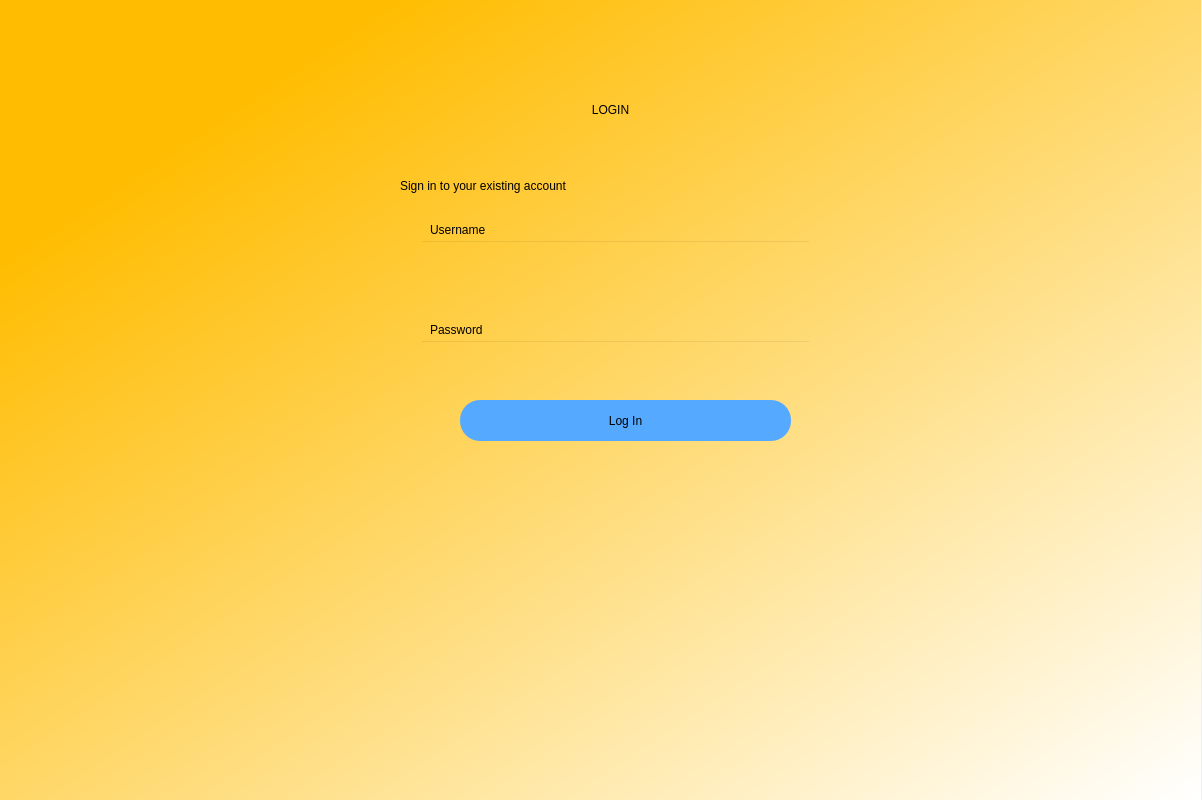
<?xml version="1.0" encoding="UTF-8"?>
<ui version="4.0">
 <class>Dialog</class>
 <widget class="QDialog" name="Dialog">
  <property name="geometry">
   <rect>
    <x>0</x>
    <y>0</y>
    <width>1202</width>
    <height>800</height>
   </rect>
  </property>
  <property name="windowTitle">
   <string>Dialog</string>
  </property>
  <widget class="QWidget" name="widget" native="true">
   <property name="geometry">
    <rect>
     <x>0</x>
     <y>0</y>
     <width>1201</width>
     <height>801</height>
    </rect>
   </property>
   <property name="styleSheet">
    <string notr="true">QWidget#widget{
background-color:qlineargradient(spread:pad, x1:0, y1:0, x2:1, y2:1, stop:0.159898 rgba(255, 188, 0, 255), stop:1 rgba(255, 255, 255, 255));}</string>
   </property>
   <widget class="QLabel" name="label">
    <property name="geometry">
     <rect>
      <x>250</x>
      <y>30</y>
      <width>721</width>
      <height>161</height>
     </rect>
    </property>
    <property name="styleSheet">
     <string notr="true">font: 36pt &quot;MS Shell Dlg 2&quot;;
</string>
    </property>
    <property name="text">
     <string>&lt;html&gt;&lt;head/&gt;&lt;body&gt;&lt;p align=&quot;center&quot;&gt;LOGIN&lt;/p&gt;&lt;/body&gt;&lt;/html&gt;</string>
    </property>
   </widget>
   <widget class="QLabel" name="label_2">
    <property name="geometry">
     <rect>
      <x>400</x>
      <y>160</y>
      <width>461</width>
      <height>51</height>
     </rect>
    </property>
    <property name="styleSheet">
     <string notr="true">font: 18pt &quot;MS Shell Dlg 2&quot;;</string>
    </property>
    <property name="text">
     <string>Sign in to your existing account</string>
    </property>
   </widget>
   <widget class="QPushButton" name="login2">
    <property name="geometry">
     <rect>
      <x>460</x>
      <y>400</y>
      <width>331</width>
      <height>41</height>
     </rect>
    </property>
    <property name="styleSheet">
     <string notr="true">border-radius:20px;
font: 14pt &quot;MS Shell Dlg 2&quot;;
background-color: rgb(85, 170, 255);</string>
    </property>
    <property name="text">
     <string>Log In</string>
    </property>
   </widget>
   <widget class="QLineEdit" name="lineEdit_2">
    <property name="geometry">
     <rect>
      <x>420</x>
      <y>340</y>
      <width>391</width>
      <height>41</height>
     </rect>
    </property>
    <property name="styleSheet">
     <string notr="true">background-color:rgba(0,0,0,0);
font: 12pt &quot;MS Shell Dlg 2&quot;;</string>
    </property>
   </widget>
   <widget class="QLabel" name="label_3">
    <property name="geometry">
     <rect>
      <x>430</x>
      <y>220</y>
      <width>81</width>
      <height>20</height>
     </rect>
    </property>
    <property name="text">
     <string>Username</string>
    </property>
   </widget>
   <widget class="QLabel" name="label_4">
    <property name="geometry">
     <rect>
      <x>430</x>
      <y>320</y>
      <width>81</width>
      <height>20</height>
     </rect>
    </property>
    <property name="text">
     <string>Password</string>
    </property>
   </widget>
   <widget class="QLineEdit" name="lineEdit_3">
    <property name="geometry">
     <rect>
      <x>420</x>
      <y>240</y>
      <width>391</width>
      <height>41</height>
     </rect>
    </property>
    <property name="styleSheet">
     <string notr="true">background-color:rgba(0,0,0,0);
font: 12pt &quot;MS Shell Dlg 2&quot;;</string>
    </property>
   </widget>
  </widget>
 </widget>
 <resources/>
 <connections/>
</ui>
